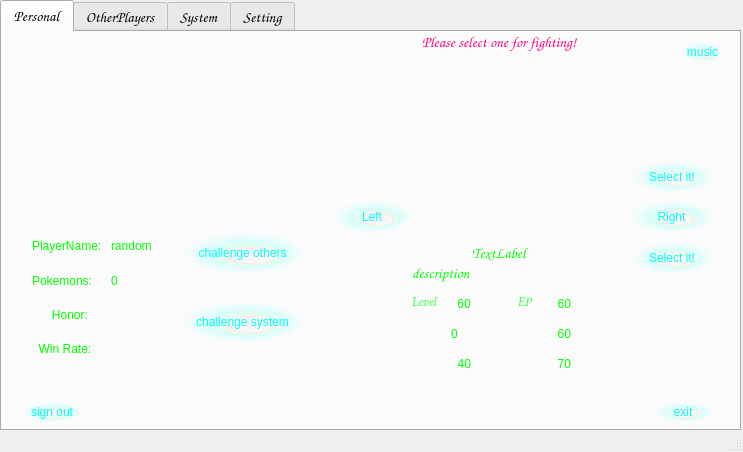
<?xml version="1.0" encoding="UTF-8"?>
<ui version="4.0">
 <class>PlayUi</class>
 <widget class="QMainWindow" name="PlayUi">
  <property name="geometry">
   <rect>
    <x>0</x>
    <y>0</y>
    <width>743</width>
    <height>452</height>
   </rect>
  </property>
  <property name="windowTitle">
   <string>MainWindow</string>
  </property>
  <widget class="QWidget" name="centralwidget">
   <property name="enabled">
    <bool>true</bool>
   </property>
   <widget class="QTabWidget" name="allPages">
    <property name="enabled">
     <bool>true</bool>
    </property>
    <property name="geometry">
     <rect>
      <x>0</x>
      <y>0</y>
      <width>741</width>
      <height>431</height>
     </rect>
    </property>
    <property name="font">
     <font>
      <family>Comic Sans MS</family>
      <pointsize>11</pointsize>
      <weight>9</weight>
      <italic>true</italic>
      <bold>false</bold>
     </font>
    </property>
    <property name="toolTip">
     <string/>
    </property>
    <property name="styleSheet">
     <string notr="true">
QPushButton{	
color: rgb(0, 255, 255);
	background-color:qradialgradient(spread:pad, cx:0.5, cy:0.5, radius:0.5, fx:0.624, fy:0.636, stop:0 rgba(255, 235, 235, 206), stop:0.348315 rgba(222, 255, 251, 80), stop:0.35 rgba(255, 188, 188, 80), stop:0.449438 rgba(191, 252, 203, 80), stop:0.623596 rgba(194, 255, 252, 156), stop:1 rgba(255, 255, 255, 0));
    border-style: flat;  
    border-radius:18px;  
    width: 30px;  
    height:20px; 
    padding:0 0px;  
    margin:0 0px;  
}
QPushButton:hover { 
color:rgb(183, 255, 179);
	background-color:qradialgradient(spread:pad, cx:0.5, cy:0.5, radius:0.5, fx:0.624, fy:0.636, stop:0 rgba(255, 235, 235, 206), stop:0.348315 rgba(222, 255, 251, 80), stop:0.35 rgba(255, 188, 188, 80), stop:0.449438 rgba(191, 252, 203, 80), stop:0.55618 rgba(98, 255, 122, 156), stop:1 rgba(255, 255, 255, 0));

}
QWidget:enabled{
	
	font: 75 italic 11pt &quot;Comic Sans MS&quot;;
	
}
QLabel{
color:rgb(0, 255, 0);

}
</string>
    </property>
    <property name="currentIndex">
     <number>0</number>
    </property>
    <widget class="QWidget" name="Personal_page">
     <property name="styleSheet">
      <string notr="true">#Personal_page{

	background-image: url(:/resource/back7.png);
opacity:0.5;
	
}</string>
     </property>
     <attribute name="title">
      <string>Personal</string>
     </attribute>
     <widget class="QWidget" name="horizontalLayoutWidget_4">
      <property name="geometry">
       <rect>
        <x>30</x>
        <y>200</y>
        <width>151</width>
        <height>131</height>
       </rect>
      </property>
      <layout class="QHBoxLayout" name="horizontalLayout_2">
       <item>
        <layout class="QVBoxLayout" name="verticalLayout_5">
         <item>
          <widget class="QLabel" name="curplayerName_info">
           <property name="text">
            <string>PlayerName:</string>
           </property>
          </widget>
         </item>
         <item>
          <widget class="QLabel" name="curpokemonsNums_info">
           <property name="text">
            <string>Pokemons:</string>
           </property>
          </widget>
         </item>
         <item>
          <widget class="QLabel" name="label_9">
           <property name="text">
            <string>      Honor:</string>
           </property>
          </widget>
         </item>
         <item>
          <widget class="QLabel" name="label_10">
           <property name="text">
            <string>  Win Rate:</string>
           </property>
          </widget>
         </item>
        </layout>
       </item>
       <item>
        <layout class="QVBoxLayout" name="verticalLayout_6">
         <item>
          <widget class="QLabel" name="curplayerName_show">
           <property name="text">
            <string>random</string>
           </property>
          </widget>
         </item>
         <item>
          <widget class="QLabel" name="curpokemonNums_show">
           <property name="text">
            <string>0</string>
           </property>
          </widget>
         </item>
         <item>
          <widget class="QLabel" name="personalHonor">
           <property name="text">
            <string/>
           </property>
          </widget>
         </item>
         <item>
          <widget class="QLabel" name="winRate_show">
           <property name="text">
            <string/>
           </property>
          </widget>
         </item>
        </layout>
       </item>
      </layout>
     </widget>
     <widget class="QLabel" name="personalPokemon_image">
      <property name="geometry">
       <rect>
        <x>420</x>
        <y>30</y>
        <width>191</width>
        <height>181</height>
       </rect>
      </property>
      <property name="styleSheet">
       <string notr="true">#personalPokemon_image
{
}</string>
      </property>
      <property name="text">
       <string/>
      </property>
     </widget>
     <widget class="QLabel" name="personalPokemon_name">
      <property name="geometry">
       <rect>
        <x>470</x>
        <y>210</y>
        <width>111</width>
        <height>21</height>
       </rect>
      </property>
      <property name="font">
       <font>
        <family>Comic Sans MS</family>
        <pointsize>11</pointsize>
        <weight>9</weight>
        <italic>true</italic>
        <bold>false</bold>
       </font>
      </property>
      <property name="text">
       <string>TextLabel</string>
      </property>
     </widget>
     <widget class="QLabel" name="personalPokemon_description">
      <property name="geometry">
       <rect>
        <x>410</x>
        <y>230</y>
        <width>271</width>
        <height>21</height>
       </rect>
      </property>
      <property name="font">
       <font>
        <family>Comic Sans MS</family>
        <pointsize>11</pointsize>
        <weight>9</weight>
        <italic>true</italic>
        <bold>false</bold>
       </font>
      </property>
      <property name="text">
       <string>description</string>
      </property>
     </widget>
     <widget class="QWidget" name="horizontalLayoutWidget">
      <property name="geometry">
       <rect>
        <x>410</x>
        <y>290</y>
        <width>71</width>
        <height>23</height>
       </rect>
      </property>
      <layout class="QHBoxLayout" name="horizontalLayout">
       <item>
        <widget class="QLabel" name="attckPowers_image">
         <property name="enabled">
          <bool>false</bool>
         </property>
         <property name="text">
          <string/>
         </property>
        </widget>
       </item>
       <item>
        <widget class="QLabel" name="attackPowers_label">
         <property name="text">
          <string>0</string>
         </property>
        </widget>
       </item>
      </layout>
     </widget>
     <widget class="QWidget" name="horizontalLayoutWidget_2">
      <property name="geometry">
       <rect>
        <x>410</x>
        <y>320</y>
        <width>71</width>
        <height>23</height>
       </rect>
      </property>
      <layout class="QHBoxLayout" name="horizontalLayout_3">
       <item>
        <widget class="QLabel" name="heartPower_image">
         <property name="text">
          <string/>
         </property>
        </widget>
       </item>
       <item>
        <widget class="QLabel" name="heartPower_label">
         <property name="text">
          <string>  40</string>
         </property>
        </widget>
       </item>
      </layout>
     </widget>
     <widget class="QWidget" name="horizontalLayoutWidget_3">
      <property name="geometry">
       <rect>
        <x>510</x>
        <y>290</y>
        <width>71</width>
        <height>23</height>
       </rect>
      </property>
      <layout class="QHBoxLayout" name="horizontalLayout_4">
       <item>
        <widget class="QLabel" name="defendPower_image">
         <property name="text">
          <string/>
         </property>
        </widget>
       </item>
       <item>
        <widget class="QLabel" name="defendPower_label">
         <property name="text">
          <string>  60</string>
         </property>
        </widget>
       </item>
      </layout>
     </widget>
     <widget class="QWidget" name="horizontalLayoutWidget_7">
      <property name="geometry">
       <rect>
        <x>510</x>
        <y>320</y>
        <width>71</width>
        <height>23</height>
       </rect>
      </property>
      <layout class="QHBoxLayout" name="horizontalLayout_7">
       <item>
        <widget class="QLabel" name="speedPower_image">
         <property name="text">
          <string/>
         </property>
        </widget>
       </item>
       <item>
        <widget class="QLabel" name="speedPower_label">
         <property name="text">
          <string>  70</string>
         </property>
        </widget>
       </item>
      </layout>
     </widget>
     <widget class="QWidget" name="horizontalLayoutWidget_8">
      <property name="geometry">
       <rect>
        <x>410</x>
        <y>260</y>
        <width>77</width>
        <height>23</height>
       </rect>
      </property>
      <layout class="QHBoxLayout" name="horizontalLayout_8">
       <item>
        <widget class="QLabel" name="level_image">
         <property name="enabled">
          <bool>false</bool>
         </property>
         <property name="font">
          <font>
           <family>P052</family>
           <pointsize>9</pointsize>
           <weight>9</weight>
           <italic>true</italic>
           <bold>false</bold>
          </font>
         </property>
         <property name="styleSheet">
          <string notr="true">#level_image{
font: 75 italic 9pt &quot;P052&quot;;
	color: rgb(69, 255, 81);
}</string>
         </property>
         <property name="text">
          <string>Level</string>
         </property>
        </widget>
       </item>
       <item>
        <widget class="QLabel" name="level_label">
         <property name="text">
          <string> 60</string>
         </property>
        </widget>
       </item>
      </layout>
     </widget>
     <widget class="QWidget" name="horizontalLayoutWidget_9">
      <property name="geometry">
       <rect>
        <x>510</x>
        <y>260</y>
        <width>71</width>
        <height>23</height>
       </rect>
      </property>
      <layout class="QHBoxLayout" name="horizontalLayout_9">
       <item>
        <widget class="QLabel" name="ep_image">
         <property name="font">
          <font>
           <family>P052</family>
           <pointsize>9</pointsize>
           <weight>9</weight>
           <italic>true</italic>
           <bold>false</bold>
          </font>
         </property>
         <property name="styleSheet">
          <string notr="true">#ep_image{
	
font: 75 italic 9pt &quot;P052&quot;;
	color: rgb(69, 255, 81);
}</string>
         </property>
         <property name="text">
          <string>  EP</string>
         </property>
        </widget>
       </item>
       <item>
        <widget class="QLabel" name="ep_label">
         <property name="text">
          <string>  60</string>
         </property>
        </widget>
       </item>
      </layout>
     </widget>
     <widget class="QPushButton" name="personalPoke_Left">
      <property name="geometry">
       <rect>
        <x>330</x>
        <y>169</y>
        <width>80</width>
        <height>31</height>
       </rect>
      </property>
      <property name="whatsThis">
       <string>&lt;html&gt;&lt;head/&gt;&lt;body&gt;&lt;p&gt;left&lt;/p&gt;&lt;/body&gt;&lt;/html&gt;</string>
      </property>
      <property name="text">
       <string>Left</string>
      </property>
     </widget>
     <widget class="QPushButton" name="personalPoke_Right">
      <property name="geometry">
       <rect>
        <x>629</x>
        <y>169</y>
        <width>81</width>
        <height>31</height>
       </rect>
      </property>
      <property name="text">
       <string>Right</string>
      </property>
     </widget>
     <widget class="QPushButton" name="challenge_others">
      <property name="geometry">
       <rect>
        <x>180</x>
        <y>200</y>
        <width>121</width>
        <height>41</height>
       </rect>
      </property>
      <property name="text">
       <string>challenge others</string>
      </property>
     </widget>
     <widget class="QPushButton" name="challeng_system">
      <property name="geometry">
       <rect>
        <x>180</x>
        <y>269</y>
        <width>121</width>
        <height>41</height>
       </rect>
      </property>
      <property name="text">
       <string>challenge system</string>
      </property>
     </widget>
     <widget class="QWidget" name="horizontalLayoutWidget_5">
      <property name="geometry">
       <rect>
        <x>20</x>
        <y>360</y>
        <width>691</width>
        <height>41</height>
       </rect>
      </property>
      <layout class="QHBoxLayout" name="horizontalLayout_5">
       <item>
        <widget class="QPushButton" name="sign_out">
         <property name="minimumSize">
          <size>
           <width>60</width>
           <height>20</height>
          </size>
         </property>
         <property name="text">
          <string>sign out</string>
         </property>
        </widget>
       </item>
       <item>
        <spacer name="horizontalSpacer">
         <property name="orientation">
          <enum>Qt::Horizontal</enum>
         </property>
         <property name="sizeHint" stdset="0">
          <size>
           <width>298</width>
           <height>20</height>
          </size>
         </property>
        </spacer>
       </item>
       <item>
        <widget class="QPushButton" name="exit">
         <property name="minimumSize">
          <size>
           <width>60</width>
           <height>0</height>
          </size>
         </property>
         <property name="text">
          <string>exit</string>
         </property>
        </widget>
       </item>
      </layout>
     </widget>
     <widget class="QPushButton" name="music">
      <property name="geometry">
       <rect>
        <x>680</x>
        <y>10</y>
        <width>41</width>
        <height>20</height>
       </rect>
      </property>
      <property name="text">
       <string>music</string>
      </property>
     </widget>
     <widget class="QPushButton" name="selectIt">
      <property name="geometry">
       <rect>
        <x>630</x>
        <y>129</y>
        <width>80</width>
        <height>31</height>
       </rect>
      </property>
      <property name="text">
       <string>Select it!</string>
      </property>
     </widget>
     <widget class="QLabel" name="selectIt_info">
      <property name="geometry">
       <rect>
        <x>420</x>
        <y>0</y>
        <width>221</width>
        <height>20</height>
       </rect>
      </property>
      <property name="font">
       <font>
        <family>Comic Sans MS</family>
        <pointsize>11</pointsize>
        <weight>9</weight>
        <italic>true</italic>
        <bold>false</bold>
       </font>
      </property>
      <property name="styleSheet">
       <string notr="true">#selectIt_info{
font-size:11pt;
	color: rgb(255, 0, 127);
}</string>
      </property>
      <property name="text">
       <string>Please select one for fighting!</string>
      </property>
     </widget>
     <widget class="QLabel" name="attribute">
      <property name="geometry">
       <rect>
        <x>610</x>
        <y>260</y>
        <width>71</width>
        <height>61</height>
       </rect>
      </property>
      <property name="text">
       <string/>
      </property>
     </widget>
     <widget class="QPushButton" name="lose_It">
      <property name="geometry">
       <rect>
        <x>630</x>
        <y>210</y>
        <width>80</width>
        <height>31</height>
       </rect>
      </property>
      <property name="whatsThis">
       <string>&lt;html&gt;&lt;head/&gt;&lt;body&gt;&lt;p&gt;gagasdgag&lt;/p&gt;&lt;/body&gt;&lt;/html&gt;</string>
      </property>
      <property name="text">
       <string>Select it!</string>
      </property>
     </widget>
    </widget>
    <widget class="QWidget" name="Others_page">
     <property name="styleSheet">
      <string notr="true">#Others_page{

	background-image: url(:/resource/back7.png);

}</string>
     </property>
     <attribute name="title">
      <string>OtherPlayers</string>
     </attribute>
     <widget class="QLabel" name="label_pokemons_other">
      <property name="geometry">
       <rect>
        <x>410</x>
        <y>9</y>
        <width>81</width>
        <height>31</height>
       </rect>
      </property>
      <property name="text">
       <string>   Pokemons</string>
      </property>
     </widget>
     <widget class="QWidget" name="horizontalLayoutWidget_6">
      <property name="geometry">
       <rect>
        <x>20</x>
        <y>10</y>
        <width>181</width>
        <height>31</height>
       </rect>
      </property>
      <layout class="QHBoxLayout" name="horizontalLayout_6">
       <item>
        <widget class="QLabel" name="label_playerName_other">
         <property name="text">
          <string>  Player Name</string>
         </property>
        </widget>
       </item>
       <item>
        <widget class="QLabel" name="label_state_other">
         <property name="enabled">
          <bool>true</bool>
         </property>
         <property name="text">
          <string>      State</string>
         </property>
        </widget>
       </item>
      </layout>
     </widget>
     <widget class="QListView" name="listView_otherName">
      <property name="enabled">
       <bool>true</bool>
      </property>
      <property name="geometry">
       <rect>
        <x>20</x>
        <y>40</y>
        <width>181</width>
        <height>321</height>
       </rect>
      </property>
      <property name="styleSheet">
       <string notr="true">#listView_otherName{
background-image: url(:/resource/back7.png);
   border-style: solid;  
    border-radius:15px;  
    width: 100px;  
    height:20px;  
    padding:0 0px;  
}</string>
      </property>
     </widget>
     <widget class="QWidget" name="horizontalLayoutWidget_17">
      <property name="geometry">
       <rect>
        <x>360</x>
        <y>310</y>
        <width>71</width>
        <height>23</height>
       </rect>
      </property>
      <layout class="QHBoxLayout" name="horizontalLayout_17">
       <item>
        <widget class="QLabel" name="attckPowers_image_o">
         <property name="text">
          <string/>
         </property>
        </widget>
       </item>
       <item>
        <widget class="QLabel" name="attackPowers_label_o">
         <property name="text">
          <string>0</string>
         </property>
        </widget>
       </item>
      </layout>
     </widget>
     <widget class="QWidget" name="horizontalLayoutWidget_18">
      <property name="geometry">
       <rect>
        <x>460</x>
        <y>280</y>
        <width>71</width>
        <height>23</height>
       </rect>
      </property>
      <layout class="QHBoxLayout" name="horizontalLayout_18">
       <item>
        <widget class="QLabel" name="ep_image_o">
         <property name="text">
          <string>EP</string>
         </property>
        </widget>
       </item>
       <item>
        <widget class="QLabel" name="ep_label_o">
         <property name="text">
          <string>  60</string>
         </property>
        </widget>
       </item>
      </layout>
     </widget>
     <widget class="QWidget" name="horizontalLayoutWidget_19">
      <property name="geometry">
       <rect>
        <x>360</x>
        <y>280</y>
        <width>71</width>
        <height>23</height>
       </rect>
      </property>
      <layout class="QHBoxLayout" name="horizontalLayout_19">
       <item>
        <widget class="QLabel" name="level_image_o">
         <property name="styleSheet">
          <string notr="true">#level_image_o{
font: 75 italic 9pt &quot;P052&quot;;
	color: rgb(69, 255, 81);
}</string>
         </property>
         <property name="text">
          <string>Level</string>
         </property>
        </widget>
       </item>
       <item>
        <widget class="QLabel" name="level_label_o">
         <property name="text">
          <string>  60</string>
         </property>
        </widget>
       </item>
      </layout>
     </widget>
     <widget class="QWidget" name="horizontalLayoutWidget_20">
      <property name="geometry">
       <rect>
        <x>460</x>
        <y>340</y>
        <width>71</width>
        <height>23</height>
       </rect>
      </property>
      <layout class="QHBoxLayout" name="horizontalLayout_20">
       <item>
        <widget class="QLabel" name="speedPower_image_o">
         <property name="text">
          <string/>
         </property>
        </widget>
       </item>
       <item>
        <widget class="QLabel" name="speedPower_label_o">
         <property name="text">
          <string>  70</string>
         </property>
        </widget>
       </item>
      </layout>
     </widget>
     <widget class="QPushButton" name="otherPoke_Left">
      <property name="geometry">
       <rect>
        <x>280</x>
        <y>200</y>
        <width>80</width>
        <height>20</height>
       </rect>
      </property>
      <property name="text">
       <string>Left</string>
      </property>
     </widget>
     <widget class="QLabel" name="otherPokemon_image">
      <property name="geometry">
       <rect>
        <x>370</x>
        <y>50</y>
        <width>191</width>
        <height>181</height>
       </rect>
      </property>
      <property name="styleSheet">
       <string notr="true">#personalPokemon_image
{
background-color: qradialgradient(spread:pad, cx:0.5, cy:0.5, radius:0.5, fx:0.5, fy:0.5, stop:0 rgba(255, 255, 255, 255), stop:0.1 rgba(255, 255, 255, 255), stop:0.2 rgba(255, 176, 176, 167), stop:0.3 rgba(255, 151, 151, 92), stop:0.4 rgba(255, 125, 125, 51), stop:0.5 rgba(255, 76, 76, 205), stop:0.52 rgba(255, 76, 76, 205), stop:0.6 rgba(255, 180, 180, 84), stop:1 rgba(255, 255, 255, 0));}</string>
      </property>
      <property name="text">
       <string/>
      </property>
     </widget>
     <widget class="QLabel" name="otherPokemon_description">
      <property name="geometry">
       <rect>
        <x>360</x>
        <y>250</y>
        <width>271</width>
        <height>21</height>
       </rect>
      </property>
      <property name="font">
       <font>
        <family>Comic Sans MS</family>
        <pointsize>11</pointsize>
        <weight>9</weight>
        <italic>true</italic>
        <bold>false</bold>
       </font>
      </property>
      <property name="text">
       <string>description</string>
      </property>
     </widget>
     <widget class="QPushButton" name="otherPoke_Right">
      <property name="geometry">
       <rect>
        <x>580</x>
        <y>200</y>
        <width>80</width>
        <height>20</height>
       </rect>
      </property>
      <property name="text">
       <string>Right</string>
      </property>
     </widget>
     <widget class="QWidget" name="horizontalLayoutWidget_21">
      <property name="geometry">
       <rect>
        <x>360</x>
        <y>340</y>
        <width>71</width>
        <height>23</height>
       </rect>
      </property>
      <layout class="QHBoxLayout" name="horizontalLayout_21">
       <item>
        <widget class="QLabel" name="heartPower_image_o">
         <property name="text">
          <string/>
         </property>
        </widget>
       </item>
       <item>
        <widget class="QLabel" name="heartPower_label_o">
         <property name="text">
          <string>  40</string>
         </property>
        </widget>
       </item>
      </layout>
     </widget>
     <widget class="QWidget" name="horizontalLayoutWidget_22">
      <property name="geometry">
       <rect>
        <x>460</x>
        <y>310</y>
        <width>71</width>
        <height>23</height>
       </rect>
      </property>
      <layout class="QHBoxLayout" name="horizontalLayout_22">
       <item>
        <widget class="QLabel" name="defendPower_image_o">
         <property name="text">
          <string/>
         </property>
        </widget>
       </item>
       <item>
        <widget class="QLabel" name="defendPower_label_o">
         <property name="text">
          <string>  60</string>
         </property>
        </widget>
       </item>
      </layout>
     </widget>
     <widget class="QLabel" name="otherPokemon_name">
      <property name="geometry">
       <rect>
        <x>420</x>
        <y>230</y>
        <width>111</width>
        <height>21</height>
       </rect>
      </property>
      <property name="font">
       <font>
        <family>Comic Sans MS</family>
        <pointsize>11</pointsize>
        <weight>9</weight>
        <italic>true</italic>
        <bold>false</bold>
       </font>
      </property>
      <property name="text">
       <string>TextLabel</string>
      </property>
     </widget>
     <widget class="QPushButton" name="fight_withOthers">
      <property name="geometry">
       <rect>
        <x>580</x>
        <y>140</y>
        <width>80</width>
        <height>20</height>
       </rect>
      </property>
      <property name="font">
       <font>
        <family>Comic Sans MS</family>
        <pointsize>11</pointsize>
        <weight>9</weight>
        <italic>true</italic>
        <bold>false</bold>
       </font>
      </property>
      <property name="text">
       <string>Fight!</string>
      </property>
     </widget>
     <widget class="QLabel" name="online_info">
      <property name="geometry">
       <rect>
        <x>210</x>
        <y>20</y>
        <width>16</width>
        <height>21</height>
       </rect>
      </property>
      <property name="styleSheet">
       <string notr="true">#online_info{
    border-radius:30px;  

    border-style: flat;  
	background-color: rgb(0, 255, 127);
	
}</string>
      </property>
      <property name="text">
       <string/>
      </property>
     </widget>
    </widget>
    <widget class="QWidget" name="System_page">
     <property name="styleSheet">
      <string notr="true">#System_page{
	background-image: url(:/resource/back7.png);
}</string>
     </property>
     <attribute name="title">
      <string>System</string>
     </attribute>
     <widget class="QPushButton" name="systemPoke_Right">
      <property name="geometry">
       <rect>
        <x>590</x>
        <y>210</y>
        <width>80</width>
        <height>20</height>
       </rect>
      </property>
      <property name="text">
       <string>Right</string>
      </property>
     </widget>
     <widget class="QPushButton" name="fight_withSystem">
      <property name="geometry">
       <rect>
        <x>650</x>
        <y>150</y>
        <width>80</width>
        <height>31</height>
       </rect>
      </property>
      <property name="font">
       <font>
        <family>Comic Sans MS</family>
        <pointsize>11</pointsize>
        <weight>9</weight>
        <italic>true</italic>
        <bold>false</bold>
       </font>
      </property>
      <property name="text">
       <string>Fight!</string>
      </property>
     </widget>
     <widget class="QWidget" name="horizontalLayoutWidget_23">
      <property name="geometry">
       <rect>
        <x>470</x>
        <y>350</y>
        <width>71</width>
        <height>23</height>
       </rect>
      </property>
      <layout class="QHBoxLayout" name="horizontalLayout_23">
       <item>
        <widget class="QLabel" name="speedPower_image_s">
         <property name="text">
          <string/>
         </property>
        </widget>
       </item>
       <item>
        <widget class="QLabel" name="speedPower_label_s">
         <property name="text">
          <string>  70</string>
         </property>
        </widget>
       </item>
      </layout>
     </widget>
     <widget class="QWidget" name="horizontalLayoutWidget_24">
      <property name="geometry">
       <rect>
        <x>370</x>
        <y>290</y>
        <width>71</width>
        <height>23</height>
       </rect>
      </property>
      <layout class="QHBoxLayout" name="horizontalLayout_24">
       <item>
        <widget class="QLabel" name="level_image_s">
         <property name="styleSheet">
          <string notr="true">#level_image_s{
font: 75 italic 9pt &quot;P052&quot;;
	color: rgb(69, 255, 81);
}</string>
         </property>
         <property name="text">
          <string>Level</string>
         </property>
        </widget>
       </item>
       <item>
        <widget class="QLabel" name="level_label_s">
         <property name="text">
          <string>  60</string>
         </property>
        </widget>
       </item>
      </layout>
     </widget>
     <widget class="QLabel" name="systemPokemon_image">
      <property name="geometry">
       <rect>
        <x>380</x>
        <y>60</y>
        <width>191</width>
        <height>181</height>
       </rect>
      </property>
      <property name="styleSheet">
       <string notr="true">#personalPokemon_image
{
background-color: qradialgradient(spread:pad, cx:0.5, cy:0.5, radius:0.5, fx:0.5, fy:0.5, stop:0 rgba(255, 255, 255, 255), stop:0.1 rgba(255, 255, 255, 255), stop:0.2 rgba(255, 176, 176, 167), stop:0.3 rgba(255, 151, 151, 92), stop:0.4 rgba(255, 125, 125, 51), stop:0.5 rgba(255, 76, 76, 205), stop:0.52 rgba(255, 76, 76, 205), stop:0.6 rgba(255, 180, 180, 84), stop:1 rgba(255, 255, 255, 0));}</string>
      </property>
      <property name="text">
       <string/>
      </property>
     </widget>
     <widget class="QLabel" name="systemPokemon_name">
      <property name="geometry">
       <rect>
        <x>430</x>
        <y>240</y>
        <width>111</width>
        <height>21</height>
       </rect>
      </property>
      <property name="font">
       <font>
        <family>Comic Sans MS</family>
        <pointsize>11</pointsize>
        <weight>9</weight>
        <italic>true</italic>
        <bold>false</bold>
       </font>
      </property>
      <property name="text">
       <string>TextLabel</string>
      </property>
     </widget>
     <widget class="QLabel" name="systemPokemon_description">
      <property name="geometry">
       <rect>
        <x>370</x>
        <y>260</y>
        <width>271</width>
        <height>21</height>
       </rect>
      </property>
      <property name="font">
       <font>
        <family>Comic Sans MS</family>
        <pointsize>11</pointsize>
        <weight>9</weight>
        <italic>true</italic>
        <bold>false</bold>
       </font>
      </property>
      <property name="text">
       <string>description</string>
      </property>
     </widget>
     <widget class="QPushButton" name="systemPoke_Left">
      <property name="geometry">
       <rect>
        <x>290</x>
        <y>210</y>
        <width>80</width>
        <height>20</height>
       </rect>
      </property>
      <property name="text">
       <string>Left</string>
      </property>
     </widget>
     <widget class="QWidget" name="horizontalLayoutWidget_25">
      <property name="geometry">
       <rect>
        <x>470</x>
        <y>320</y>
        <width>71</width>
        <height>23</height>
       </rect>
      </property>
      <layout class="QHBoxLayout" name="horizontalLayout_25">
       <item>
        <widget class="QLabel" name="defendPower_image_s">
         <property name="text">
          <string/>
         </property>
        </widget>
       </item>
       <item>
        <widget class="QLabel" name="defendPower_label_s">
         <property name="text">
          <string>  60</string>
         </property>
        </widget>
       </item>
      </layout>
     </widget>
     <widget class="QLabel" name="label_pokemons_other_2">
      <property name="geometry">
       <rect>
        <x>420</x>
        <y>19</y>
        <width>81</width>
        <height>31</height>
       </rect>
      </property>
      <property name="text">
       <string>   Pokemons</string>
      </property>
     </widget>
     <widget class="QWidget" name="horizontalLayoutWidget_26">
      <property name="geometry">
       <rect>
        <x>370</x>
        <y>350</y>
        <width>71</width>
        <height>23</height>
       </rect>
      </property>
      <layout class="QHBoxLayout" name="horizontalLayout_26">
       <item>
        <widget class="QLabel" name="heartPower_image_s">
         <property name="text">
          <string/>
         </property>
        </widget>
       </item>
       <item>
        <widget class="QLabel" name="heartPower_label_s">
         <property name="text">
          <string>  40</string>
         </property>
        </widget>
       </item>
      </layout>
     </widget>
     <widget class="QWidget" name="horizontalLayoutWidget_27">
      <property name="geometry">
       <rect>
        <x>470</x>
        <y>290</y>
        <width>71</width>
        <height>23</height>
       </rect>
      </property>
      <layout class="QHBoxLayout" name="horizontalLayout_27">
       <item>
        <widget class="QLabel" name="ep_image_s">
         <property name="font">
          <font>
           <family>P052</family>
           <pointsize>9</pointsize>
           <weight>9</weight>
           <italic>true</italic>
           <bold>false</bold>
          </font>
         </property>
         <property name="styleSheet">
          <string notr="true">#ep_image_s{
	
font: 75 italic 9pt &quot;P052&quot;;
	color: rgb(69, 255, 81);
}</string>
         </property>
         <property name="text">
          <string>EP</string>
         </property>
        </widget>
       </item>
       <item>
        <widget class="QLabel" name="ep_label_s">
         <property name="text">
          <string>  60</string>
         </property>
        </widget>
       </item>
      </layout>
     </widget>
     <widget class="QWidget" name="horizontalLayoutWidget_28">
      <property name="geometry">
       <rect>
        <x>370</x>
        <y>320</y>
        <width>71</width>
        <height>23</height>
       </rect>
      </property>
      <layout class="QHBoxLayout" name="horizontalLayout_28">
       <item>
        <widget class="QLabel" name="attckPowers_image_s">
         <property name="text">
          <string/>
         </property>
        </widget>
       </item>
       <item>
        <widget class="QLabel" name="attackPowers_label_s">
         <property name="text">
          <string>  0</string>
         </property>
        </widget>
       </item>
      </layout>
     </widget>
     <widget class="QPushButton" name="capture_withSystem">
      <property name="geometry">
       <rect>
        <x>570</x>
        <y>150</y>
        <width>80</width>
        <height>31</height>
       </rect>
      </property>
      <property name="font">
       <font>
        <family>Comic Sans MS</family>
        <pointsize>11</pointsize>
        <weight>9</weight>
        <italic>true</italic>
        <bold>false</bold>
       </font>
      </property>
      <property name="text">
       <string>Capture</string>
      </property>
     </widget>
    </widget>
    <widget class="QWidget" name="Settings">
     <property name="styleSheet">
      <string notr="true">#Settings{

	background-image: url(:/resource/back7.png);
	
}</string>
     </property>
     <attribute name="title">
      <string>Setting</string>
     </attribute>
    </widget>
   </widget>
  </widget>
  <widget class="QStatusBar" name="statusbar"/>
  <action name="actionOther_players">
   <property name="text">
    <string>Others</string>
   </property>
  </action>
  <action name="actionMe">
   <property name="text">
    <string>Personal</string>
   </property>
  </action>
  <action name="actionFight">
   <property name="text">
    <string>Fight</string>
   </property>
  </action>
  <action name="actionSign_out">
   <property name="text">
    <string>sign out</string>
   </property>
  </action>
  <action name="actionSign_up_new">
   <property name="text">
    <string>switch user</string>
   </property>
  </action>
  <action name="actionShow_personal">
   <property name="text">
    <string>show</string>
   </property>
  </action>
  <action name="actionShow_others">
   <property name="text">
    <string>show</string>
   </property>
  </action>
  <action name="actionShow_other">
   <property name="text">
    <string>show</string>
   </property>
  </action>
  <action name="actionShow_setting">
   <property name="text">
    <string>show</string>
   </property>
  </action>
 </widget>
 <resources/>
 <connections/>
</ui>
